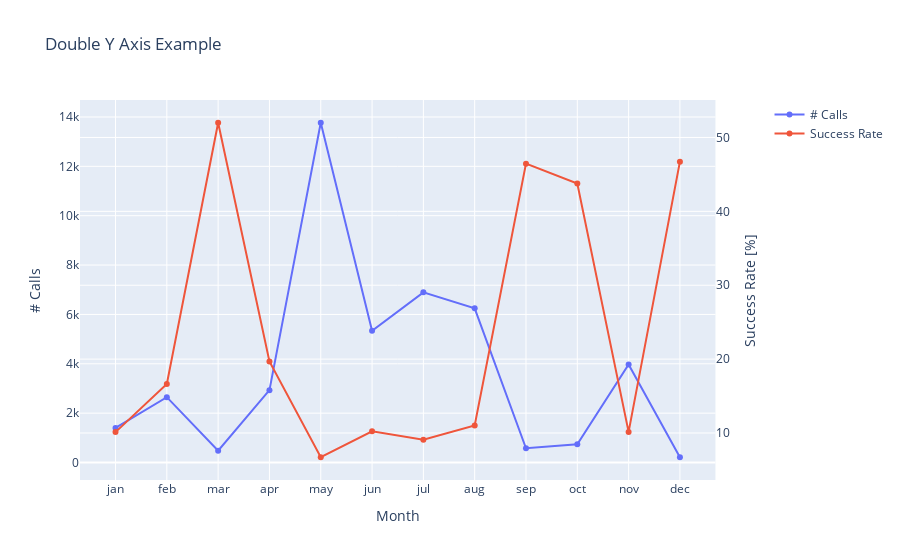

Source (notebook cell):
### Code cell
def plot_monthly_success(df: pd.DataFrame):
    ordered_months = ["jan", "feb", "mar", "apr", "may", "jun", "jul", "aug", "sep", "oct", "nov", "dec"]
    plot_df = df[["month", "y_numeric"]].groupby("month").agg(
        n_calls=pd.NamedAgg(column="y_numeric", aggfunc=lambda x: x.shape[0]),
        success_rate=pd.NamedAgg(column="y_numeric", aggfunc=lambda x: (x.sum()/x.shape[0])*100)
        ).loc[ordered_months, :]

    # Create figure with secondary y-axis
    fig = make_subplots(specs=[[{"secondary_y": True}]])

    # Add traces
    fig.add_trace(
        go.Scatter(x=plot_df.index, y=plot_df["n_calls"], name="# Calls"),
        secondary_y=False,
    )

    fig.add_trace(
        go.Scatter(x=plot_df.index, y=plot_df["success_rate"], name="Success Rate"),
        secondary_y=True,
    )

    # Add figure title
    fig.update_layout(
        title_text="Double Y Axis Example"
    )

    # Set x-axis title
    fig.update_xaxes(title_text="Month")

    # Set y-axes titles
    fig.update_yaxes(title_text="# Calls", secondary_y=False)
    fig.update_yaxes(title_text="Success Rate [%]", secondary_y=True)

    fig.show()
plot_monthly_success(df)

### Figure 1 — Plotly figure (JSON) as saved in the notebook; plotly's stock layout.template omitted (floating-point values rounded to 4 significant figures)
{"data": [{"name": "# Calls", "type": "scatter", "x": ["jan", "feb", "mar", "apr", "may", "jun", "jul", "aug", "sep", "oct", "nov", "dec"], "xaxis": "x", "y": [1403, 2649, 477, 2932, 13766, 5341, 6895, 6247, 579, 738, 3970, 214], "yaxis": "y"}, {"name": "Success Rate", "type": "scatter", "x": ["jan", "feb", "mar", "apr", "may", "jun", "jul", "aug", "sep", "oct", "nov", "dec"], "xaxis": "x", "y": [10.12, 16.65, 51.99, 19.68, 6.719, 10.22, 9.094, 11.01, 46.46, 43.77, 10.15, 46.73], "yaxis": "y2"}], "layout": {"title": {"text": "Double Y Axis Example"}, "xaxis": {"anchor": "y", "domain": [0, 0.94], "title": {"text": "Month"}}, "yaxis": {"anchor": "x", "domain": [0, 1], "title": {"text": "# Calls"}}, "yaxis2": {"anchor": "x", "overlaying": "y", "side": "right", "title": {"text": "Success Rate [%]"}}}}
